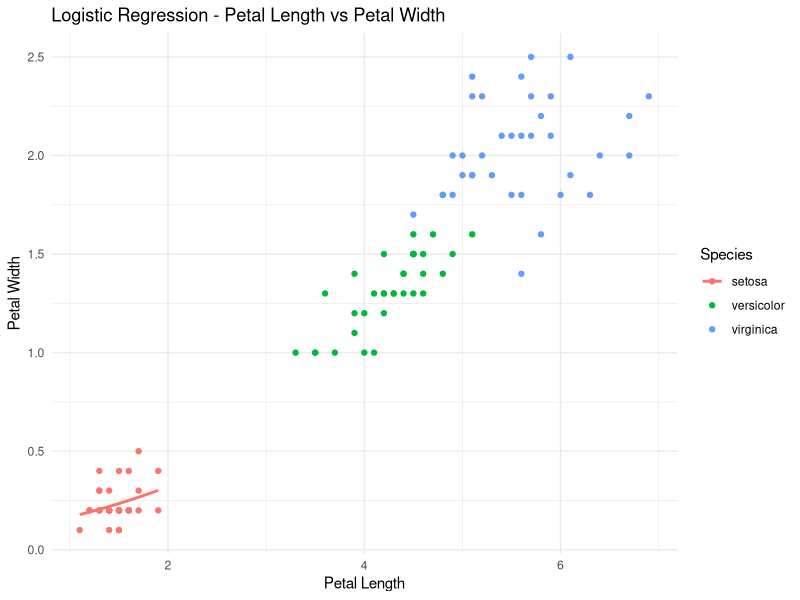
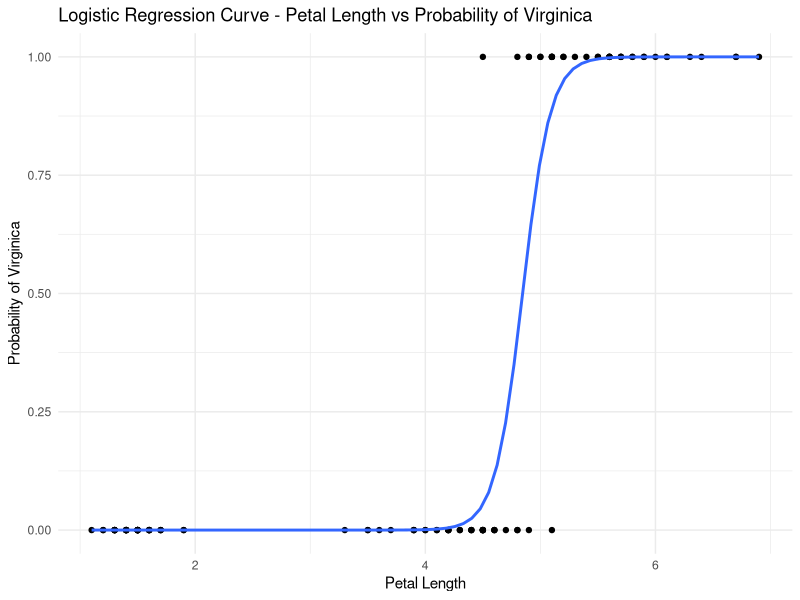

These figures' R source, in order:
#AIM: to implemnent simple & multinomial logistic regression in R.

library(ggplot2)   
library(dplyr)    
library(caret) 
library(nnet)     
data(iris)
cat("Head of the dataset:")
head(iris)
set.seed(123) 
trainIndex <- createDataPartition(iris$Species, p = 0.7, list = FALSE, times = 1)
trainData <- iris[trainIndex, ]
testData <- iris[-trainIndex, ]
new_data <- data.frame(Sepal.Length = 5.1, Sepal.Width = 3.5, Petal.Length = 1.4, Petal.Width = 0.2) #of class setosa

# simple logistic regression
simple_log_model <- glm(Species ~ ., data = trainData, family = "binomial")
predictions <- predict(simple_log_model, newdata = testData, type = "response")
predicted_classes <- ifelse(predictions > 0.5, "virginica", "non-virginica")
mse <- mean((as.numeric(testData$Species == "virginica") - as.numeric(predicted_classes == "virginica"))^2)
cat("Mean Squared Error (MSE):", round(mse, 2))
predict_species <- function(model, new_data) {
  prediction <- predict(model, newdata = new_data, type = "response")
  ifelse(prediction > 0.5, "virginica", "non-virginica")
}
predicted_species <- predict_species(simple_log_model, new_data)
cat("Predicted species (Simple Logistic Regression):", predicted_species)

# multiple logistic regression
multi_log_model <- multinom(Species ~ ., data = trainData)
predictions <- predict(multi_log_model, newdata = testData, type = "class")
mse <- mean(predictions != testData$Species)
cat("Mean Squared Error (MSE):", round(mse, 2))
predict_species <- function(model, new_data) {
  predict(model, newdata = new_data, type = "class")
}
predicted_species <- predict_species(multi_log_model, new_data)
cat("Predicted species (Multinomial Logistic Regression):", predicted_species)

# Plotting the logistic regression results
# Plotting the logistic regression results
ggplot(trainData, aes(x = Petal.Length, y = Petal.Width, color = Species)) +
    geom_point() +
    stat_smooth(method = "glm", method.args = list(family = "binomial"), se = FALSE) +
    labs(title = "Logistic Regression - Petal Length vs Petal Width",
             x = "Petal Length",
             y = "Petal Width") +
    theme_minimal()

# Plotting the logistic regression curve
ggplot(trainData, aes(x = Petal.Length, y = as.numeric(Species == "virginica"))) +
    geom_point() +
    stat_smooth(method = "glm", method.args = list(family = "binomial"), se = FALSE) +
    labs(title = "Logistic Regression Curve - Petal Length vs Probability of Virginica",
             x = "Petal Length",
             y = "Probability of Virginica") +
    theme_minimal()
